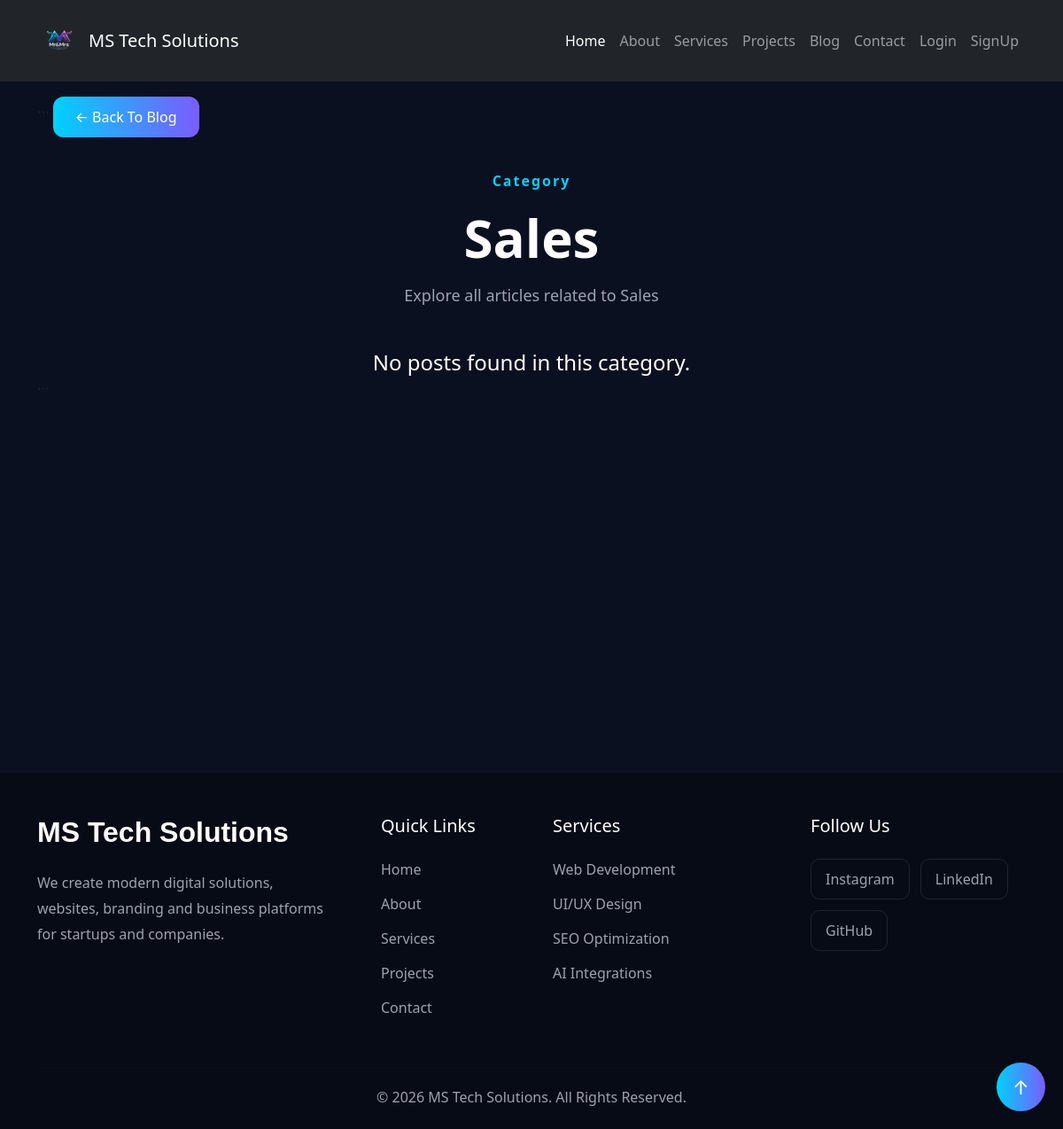
/blog/category/sales/, run on an earlier commit of the app's database.
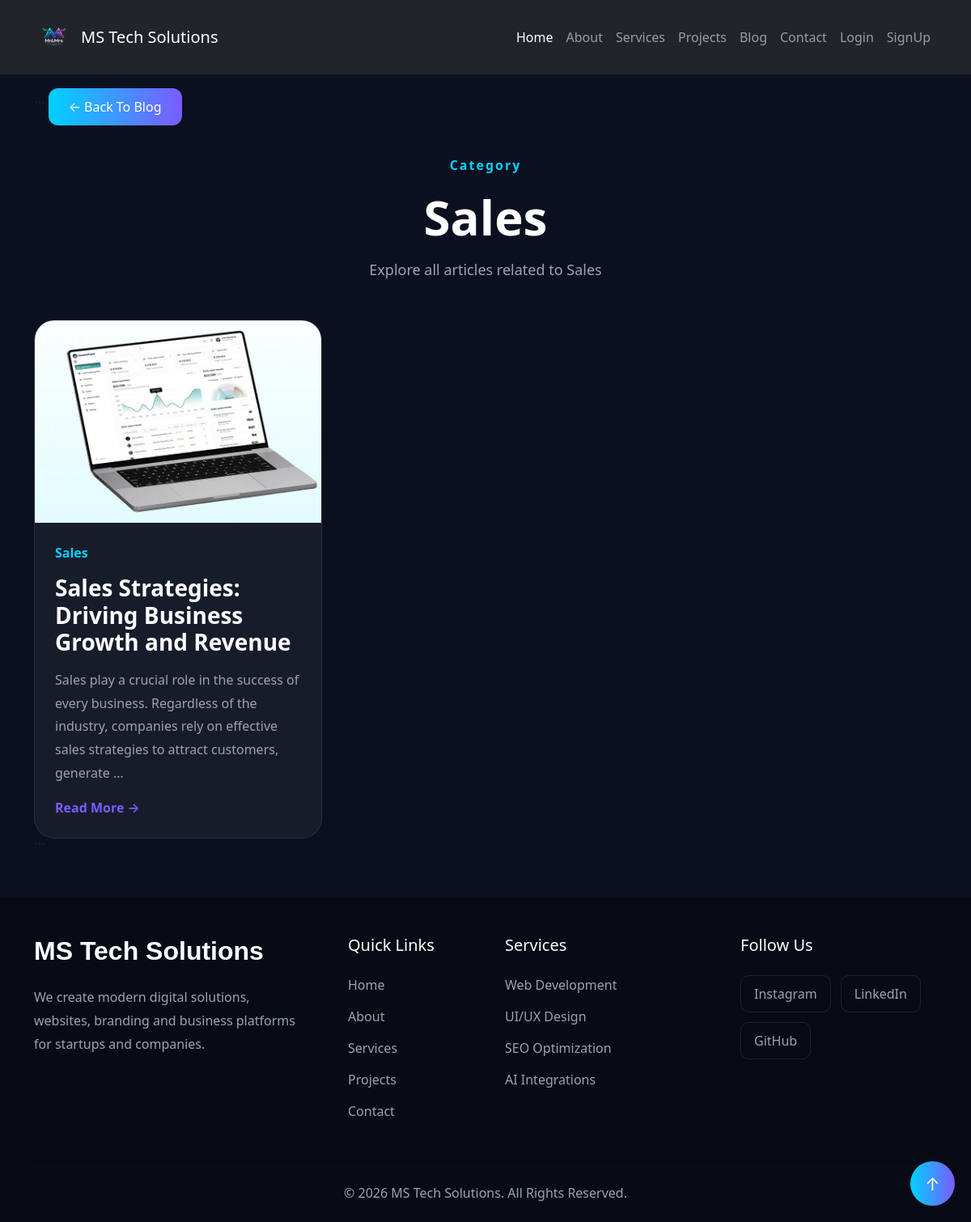
And on a later commit of the database.
### blogproject/models.py (models this page shows, shortened)
class Post(models.Model):
    category = models.ForeignKey(
        Category,
        on_delete=models.CASCADE,
        related_name='posts'
    )
    title = models.CharField(max_length=200)
    slug = models.SlugField(
        unique=True,
        blank=True
    )
    content = models.TextField()
    image = models.ImageField(
        upload_to='posts/'
    )
    author = models.ForeignKey(
        User,
        on_delete=models.CASCADE
    )
    created_at = models.DateTimeField(
        auto_now_add=True
    )

class Category(models.Model):
    name = models.CharField(max_length=100, unique=True)
    slug = models.SlugField(max_length=100, unique=True, blank=True)

### blogproject/views.py (the view)
# urls.py: path('category/<slug:slug>/', views.category_posts, name='category_posts'),
def category_posts(request, slug):
    category = Category.objects.get(slug=slug)
    posts = category.posts.all().order_by('-created_at')
    categories = Category.objects.all()
    context = {
        'category': category,
        'posts': posts,
        'categories': categories
    }
    return render(request, 'blog/category_posts.html', context)

### E_commerce_app/context_processors.py (called while the page is built)
def cart_count(request):
    count = 0
    if request.user.is_authenticated:
        count = Cart.objects.filter(
            user=request.user
        ).count()
    return {
        'cart_count': count
    }

### blogproject/templates/blog/category_posts.html (shortened to what this page needs)
{% extends 'base.html' %}
{% load static %}
{% block content %}
<section class="category-section py-5">
<div class="container">
<a
href="{% url 'blog_homepage' %}"
class="back-btn">
    ← Back To Blog
</a>
<div class="text-center mt-5 mb-5">
    <span class="category-badge">
        Category
    </span>
    <h1 class="category-title mt-3">
        {{ category.name }}
    </h1>
    <p class="category-text mt-3">
        Explore all articles related to
        {{ category.name }}
    </p>
</div>
<div class="row g-4">
    {% for post in posts %}
    <div class="col-md-6 col-lg-4">
        <div class="post-card">
            {% if post.image %}
            <img
            src="{{ post.image.url }}"
            class="post-image"
            alt="{{ post.title }}">
            {% else %}
            <img
            src="{% static 'images/default-blog.jpg' %}"
            class="post-image"
            alt="Blog Image">
            {% endif %}
            <div class="post-content">
                <span class="post-category">
                    {{ post.category.name }}
                </span>
                <h3 class="post-title">
                    {{ post.title }}
                </h3>
                <p class="post-text">
                    {{ post.content|truncatewords:25 }}
                </p>
                <a
                href="{% url 'post_detail' post.slug %}"
                class="read-btn">
                    Read More →
                </a>
            </div>
        </div>
    </div>
    {% empty %}
    <div class="col-12 text-center">
        <h4 class="text-white">
            No posts found in this category.
        </h4>
    </div>
    {% endfor %}
</div>
</div>
</section>
{% endblock %}

What changed in the data, as far as the page shows it:
added Post: image (picture), category.name "Sales", title "Sales Strategies: Driving Business Growth and Revenue", content "Sales play a crucial role in the success of every business. Regardless of the industry, companies rely on effective sales strategies to attract customers, generate …"
Also different on the page:
text no longer shown: "No posts found in this category."
